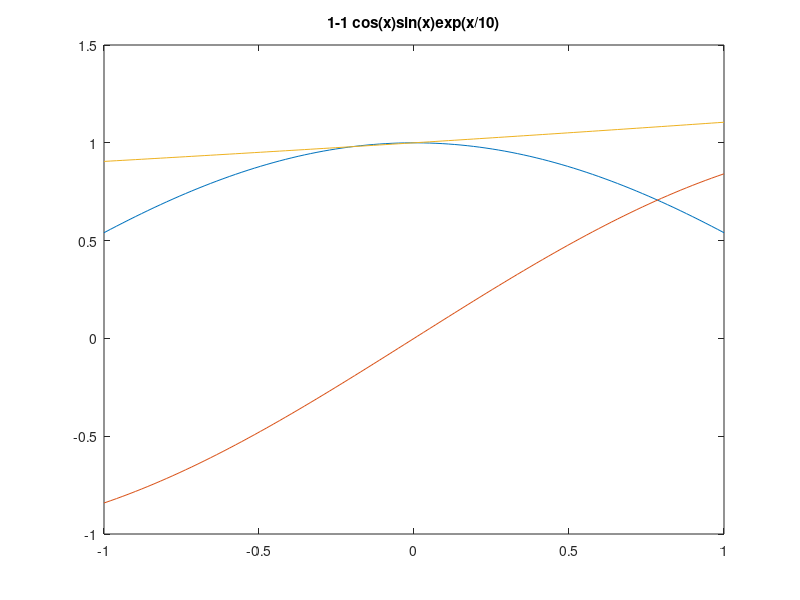

Write MATLAB code to recreate this figure.
% 1.14 Practice Problems

% ------------------------------------------------------------------------
% 1-1: Plot the following functions using the plot() function
    % sin(x)                for -10 <= x <= 10
    % sin(x)cos(x)          for -10 <= x <= 10
    % cos(x)sin(x)exp(x/10) for  -1 <= x <=  1

    x = linspace(-10, 10, 500);
    y = sin(x);
    plot(x, y)
    title('1-1 sin(x)')
    pause;

    x = linspace(-10, 10, 500);
    y1 = sin(x);
    y2 = cos(x);
    plot(x, y1, x, y2)
    title('1-1 sin(x)cos(x)')
    pause;

    x = linspace(-1, 1, 100);
    y1 = cos(x);
    y2 = sin(x);
    y3 = exp(x/10);
    plot(x, y1, x, y2, x, y3)
    title('1-1 cos(x)sin(x)exp(x/10)')
    pause;
% ------------------------------------------------------------------------
% 1-2: Write a script that does the following:
    % 1. Creates a random 5x5 matrix, displays that random matrix,
    %    calculates and displays the inverse of the random matrix, and
    %    displays the result of the matrix times its inverse.
    % 2. Asks the user to input three text strings with the input()
    %    function and prints out the concatenation of all three.
    % 3. Asks the user for a text string and changes the word "the" to
    %    "hey".
    % 4. Asks the user for a text string and then tells the user what the
    %    first character was, what the second character was, and what the
    %    third character was.


% ------------------------------------------------------------------------
% 1-3: Create a script that does the following:
    % 1. Displays your name and major.
    % 2. Pauses for 5 seconds after the above information is displayed.
    % 3. Asks the user to input a number between 50 and 100. Call it x.
    % 4. Takes the square root of the number and displays it in long
    %    format.
    % 5. Pauses until a key is pressed.
    % 6. Sets up an array of 100 values for time from 0 to 0.1 seconds.
    %    Don't display the values.
    % 7. Calculates y=sin(2πxt) using the time array created in step 6 and
    %    the value of x from step 3.
    % 8. Plot 'y' vs 't' using the plot() function
    % 9. Label the x and y axes using the MATLAB xlabel() and ylabel()
    %    functions.


% ------------------------------------------------------------------------
% 1-4: Find the solution (A, B, C) to the system of equations:
    %   10 =  400A -  175B
    %    0 = -175A +  800B - 250C
    %    5 =         -300B + 600C

    